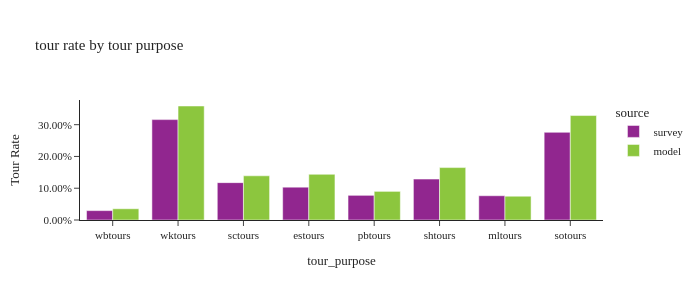

Notebook source saved alongside this figure:
### Code cell
fig = px.bar(tour_rate, x="tour_purpose", y='tour rate', color="source",
             barmode="group",hover_data=['sample count'],
             title='tour rate by tour purpose')
fig.update_layout(height=300, width=700, font=dict(size=11),
                  yaxis=dict(tickformat=".2%",title='Tour Rate'))
fig.show()

### Figure 1 — Plotly figure (JSON) as saved in the notebook; plotly's stock layout.template omitted (floating-point values rounded to 4 significant figures)
{"data": [{"alignmentgroup": "True", "customdata": [[178], [1884], [609], [658], [605], [1004], [586], [2096]], "hovertemplate": "source=survey<br>tour_purpose=%{x}<br>tour rate=%{y}<br>sample count=%{customdata[0]}<extra></extra>", "legendgroup": "survey", "marker": {"color": "#91268F", "pattern": {"shape": ""}}, "name": "survey", "offsetgroup": "survey", "orientation": "v", "showlegend": true, "textposition": "auto", "type": "bar", "x": ["wbtours", "wktours", "sctours", "estours", "pbtours", "shtours", "mltours", "sotours"], "xaxis": "x", "y": [0.02957, 0.316, 0.1176, 0.1032, 0.07766, 0.1288, 0.07634, 0.2759], "yaxis": "y"}, {"alignmentgroup": "True", "customdata": [[154025], [1562863], [605790], [626413], [392462], [718612], [325920], [1432140]], "hovertemplate": "source=model<br>tour_purpose=%{x}<br>tour rate=%{y}<br>sample count=%{customdata[0]}<extra></extra>", "legendgroup": "model", "marker": {"color": "#8CC63E", "pattern": {"shape": ""}}, "name": "model", "offsetgroup": "model", "orientation": "v", "showlegend": true, "textposition": "auto", "type": "bar", "x": ["wbtours", "wktours", "sctours", "estours", "pbtours", "shtours", "mltours", "sotours"], "xaxis": "x", "y": [0.03536, 0.3588, 0.1391, 0.1438, 0.0901, 0.165, 0.07482, 0.3288], "yaxis": "y"}], "layout": {"barmode": "group", "font": {"size": 11}, "height": 300, "legend": {"title": {"text": "source"}, "tracegroupgap": 0}, "title": {"text": "tour rate by tour purpose"}, "width": 700, "xaxis": {"anchor": "y", "domain": [0.0, 1.0], "title": {"text": "tour_purpose"}}, "yaxis": {"anchor": "x", "domain": [0.0, 1.0], "tickformat": ".2%", "title": {"text": "Tour Rate"}}}}
